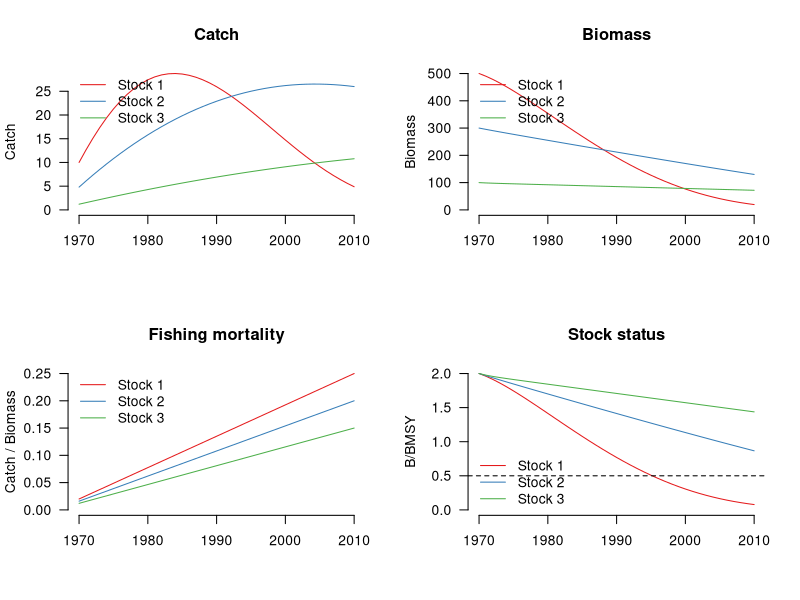
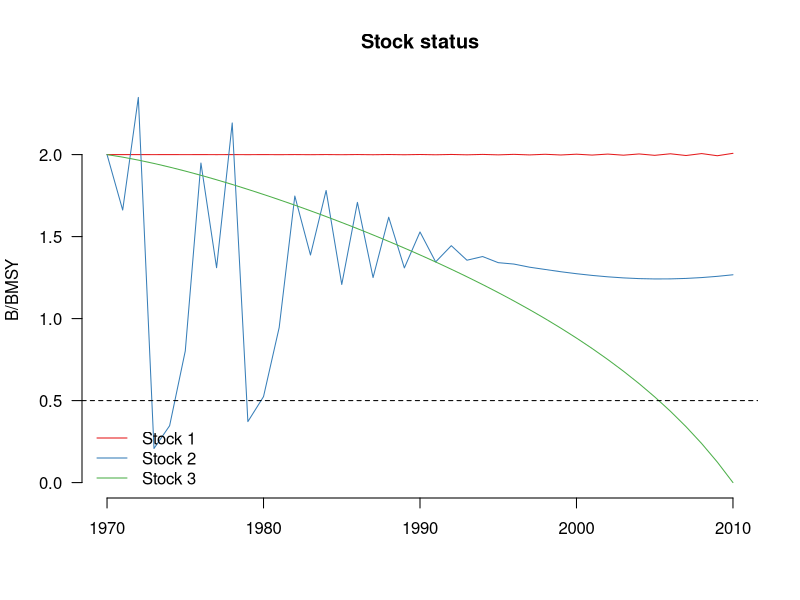

The R script that drew these images, in order:

# Setup
################################################################################

# Clear workspace
rm(list = ls())

# Turn off sci notation
options(scipen=999)

# Packages
library(plyr)
library(dplyr)
library(tidyr)
library(reshape2)
library(RColorBrewer)


# Plotting functions
################################################################################

# Plot catch time series
plot_catch <- function(C_mat, yrs){
  nstocks <- ncol(C_mat)
  cmax <- max(C_mat)
  colors <- brewer.pal(nstocks, "Set1")
  plot(x=yrs, y=C_mat[,1], bty="n", type="l", las=1, col=colors[1],
       ylim=c(0,cmax), xlab="", ylab="Catch", main="Catch") 
  for(i in 2:nstocks){
    lines(x=yrs, y=C_mat[,i], col=colors[i])
  }
  legend("topleft", bty="n", legend=paste("Stock", 1:nstocks), col=colors, lty=1)
}

# Plot biomass time series
plot_biomass <- function(B_mat, yrs){
  nstocks <- ncol(C_mat)
  bmax <- max(B_mat)
  colors <- brewer.pal(nstocks, "Set1")
  plot(x=yrs, y=B_mat[,1], bty="n", type="l", las=1, col=colors[1],
       ylim=c(0,bmax), xlab="", ylab="Biomass", main="Biomass") 
  for(i in 2:nstocks){
    lines(x=yrs, y=B_mat[,i], col=colors[i])
  }
  legend("topleft", bty="n", legend=paste("Stock", 1:nstocks), col=colors, lty=1)
}

# Plot fishing mortality time series
plot_f <- function(F_mat, yrs){
  nstocks <- ncol(F_mat)
  fmax <- max(F_mat)
  colors <- brewer.pal(nstocks, "Set1")
  plot(x=yrs, y=F_mat[,1], bty="n", type="l", las=1, col=colors[1],
       ylim=c(0,fmax), xlab="", ylab="Catch / Biomass", main="Fishing mortality") 
  for(i in 2:nstocks){
    lines(x=yrs, y=F_mat[,i], col=colors[i])
  }
  legend("topleft", bty="n", legend=paste("Stock", 1:nstocks), col=colors, lty=1)
}

# Plot B/BMSY time series
plot_bbmsy <- function(mat, yrs){
  nstocks <- ncol(mat)
  mmax <- max(mat)
  colors <- brewer.pal(nstocks, "Set1")
  plot(x=yrs, y=mat[,1], bty="n", type="l", las=1, col=colors[1],
       ylim=c(0,mmax), xlab="", ylab="B/BMSY", main="Stock status") 
  for(i in 2:nstocks){
    lines(x=yrs, y=mat[,i], col=colors[i])
  }
  abline(h=0.5, lty=2)
  legend("bottomleft", bty="n", legend=paste("Stock", 1:nstocks), col=colors, lty=1)
}

# Categorical status
bbmsy2status <- function(bbmsy){
  as.character(cut(bbmsy, breaks=c(0,0.5,1.5,999), labels=c("over", "fully", "under")))
}

# Simulate data
################################################################################

# Params
yrs <- 1970:2010
nyrs <- length(yrs)
nstocks <- 3
stocks <- paste("Stock", 1:nstocks)
r_true <- c(0.1, 0.3, 0.5)
k_true <- c(500, 300, 100)
msy_true <- r_true*k_true/4
bmsy_true <- k_true/2
fmsy_true <- r_true/2
res_true <- c("Low", "Medium", "Medium")
e_true <- seq(0.02,0.25,length.out=nyrs)
e_scalar_true <- c(1, 0.8, 0.6)

# Simulate data
# B[t+1] = bt[t] + r*bt[t]*(1-bt[t]/k) - ct[t]
B_mat_true <- matrix(data=NA, ncol=nstocks, nrow=nyrs)
C_mat <- matrix(data=NA, ncol=nstocks, nrow=nyrs)
B_mat_true[1,] <- k_true
C_mat[1,] <- k_true * e_true[1] * e_scalar_true
for(i in 1:nstocks){
  for(j in 2:nyrs){
    B_mat_true[j,i] <- B_mat_true[j-1,i] + r_true[i] * B_mat_true[j-1,i] * (1-B_mat_true[j-1,i]/k_true[i]) - C_mat[j-1,i]
    C_mat[j,i] <-  B_mat_true[j,i] * e_true[j] * e_scalar_true[i]
  }
}

# Calculate other time series
U_mat_true <- C_mat / B_mat_true
BBMSY_mat_true <- t(t(B_mat_true) / bmsy_true)

# Plot simulated data
par(mfrow=c(2,2))
plot_catch(C_mat, yrs)
plot_biomass(B_mat_true, yrs)
plot_f(U_mat_true, yrs)
plot_bbmsy(BBMSY_mat_true, yrs)


# Model functions
################################################################################

# Calculate r prior
calc_r_priors <- function(res){
  for(i in 1:length(res)){
    if(res[i]=="High"){r_prior <- c(0.6,1.5)}
    if(res[i]=="Medium"){r_prior <- c(0.2,0.8)}
    if(res[i]=="Low"){r_prior <- c(0.05,0.5)}
    if(res[i]=="Very low"){r_prior <- c(0.015,0.1)}
    if(i==1){r_priors <- r_prior}else{r_priors <- rbind(r_priors, r_prior)}
  }
  colnames(r_priors) <- c("r_lo", "r_hi")
  rownames(r_priors) <- NULL
  return(r_priors)
}

# Calculate k prior
calc_k_priors <- function(C_mat, r_priors){
  for(i in 1:ncol(C_mat)){
    catch <- C_mat[,i]
    r_prior <- r_priors[i,]
    r_lo <- r_prior[1]
    r_hi <- r_prior[2]
    c_max <- max(catch)
    k_lo <- c_max / r_hi
    k_hi <- 12 * c_max / r_lo
    k_prior <- c(k_lo, k_hi)
    if(i==1){k_priors <- k_prior}else{k_priors <- rbind(k_priors, k_prior)}
  }
  colnames(k_priors) <- c("k_lo", "k_hi")
  rownames(k_priors) <- NULL
  return(k_priors)
}

# Multi-species catch-only model
# For testing: par <- start_vals_log
mscom_nll <- function(par, C_mat, nstocks, nyrs, r_priors, k_priors){
  
  # Parameters
  ri_log <- par[1:3]
  ki_log <- par[4:6]
  ri <- exp(ri_log)
  ki <- exp(ki_log)
  
  # Build biomass time series
  # B[t+1] = bt[t] + r*bt[t]*(1-bt[t]/k) - ct[t]
  B_mat <- matrix(data=NA, ncol=nstocks, nrow=nyrs)
  B_mat[1,] <- ki
  for(i in 1:nstocks){
    for(j in 2:nyrs){
      B_mat[j,i] <- B_mat[j-1,i] + ri[i] * B_mat[j-1,i] * (1-B_mat[j-1,i]/ki[i]) - C_mat[j-1,i]
    }
  }
  
  # Are all biomasses positive?
  # If biomass remains positive, calculate NLL
  # If biomass goes negative, report a large NLL
  pos_check <- sum(B_mat < 0)==0 & sum(is.na(B_mat))==0
  if(pos_check==F){
    nll_E <- 9999
  }else{
    
    # Derive fishing mortality time series
    F_mat <- C_mat / B_mat
    
    # Calculate log-ratio of secondary stocks to reference stock (first stock)
    F_ref <- F_mat[,3]
    F_other <- F_mat[,1:2]
    z <- log(F_other / F_ref)
    z_avg <- apply(z, 2, mean)
    
    # Calculate SSQ of log-ratio and nll
    sq <- (z-z_avg)^2
    ssq <- colSums(sq)
    nll_E <- sum(-(nyrs/2)*log(ssq))
  }
  
  # Return NLL
  nll <- nll_E
  return(nll)
  
}

# Multi-species catch-only model
# For testing: C_mat<-C_mat; years<-yrs; stocks<-stocks; res<-res_true
mscom <- function(C_mat, years, stocks, res){
  
  # Time series info
  nyrs <- length(years)
  nstocks <- length(stocks)
  
  # Calculate r and k priors
  # R prior based on resilience; K prior based on max catch and r prior
  r_priors <- calc_r_priors(res_true)
  k_priors <- calc_k_priors(C_mat, r_priors)
  
  # Specify initial values
  # Median of r and k priors for each stock
  r_starts <- apply(r_priors, 1, median)
  k_starts <- apply(k_priors, 1, median)
  start_vals_log <- log(c(r_starts, k_starts))
  
  # Fit model using optim() 
  optfit <- optim(par=start_vals_log, fn=mscom_nll,
                  C_mat=C_mat, nstocks=nstocks, nyrs=nyrs,
                  control=list(trace=1, maxit=10000))
  
  # Return fit
  return(optfit)
  
}

# Extract results
get_results <- function(msfit){
  
  # Parameters
  par_est <- exp(msfit$par)
  r_est <- par_est[1:3]
  k_est <- par_est[4:6]
  msy_est <- r_est*k_est/4
  bmsy_est <- k_est/2
  fmsy_est <- r_est/2
  params <- data.frame(stocks, r_est, k_est, msy_est, bmsy_est, fmsy_est)
  
  # Build data
  B_mat <- matrix(data=NA, ncol=nstocks, nrow=nyrs)
  B_mat[1,] <- k_est
  for(i in 1:nstocks){
    # Extract coefs
    r <- r_est[i]
    k <- k_est[i]
    # Build trajectories
    for(j in 2:nyrs){
      B_mat[j,i] <- B_mat[j-1,i] + r * B_mat[j-1,i] * (1-B_mat[j-1,i]/k) - C_mat[j-1,i]
    }
  }
  
  # Other time series
  U_mat <- C_mat / B_mat
  BBMSY_mat <- t(t(B_mat) / bmsy_est)
  
  # Return output
  output <- list(params=params, B_mat=B_mat, U_mat=U_mat, BBMSY_mat=BBMSY_mat)
  return(output)
  
}


# Test model
################################################################################

# Fit MSCOM
msfit <- mscom(C_mat=C_mat, years=yrs, stocks=stocks, res=res_true)

# Get MSCOM results
msout <- get_results(msfit)

# Plot results
par(mfrow=c(1,1))
plot_bbmsy(msout[["BBMSY_mat"]], yrs)



